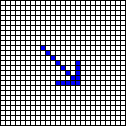
Frame 1 (no input)
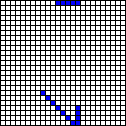
Frame 60 (the mouse pressed at the canvas centre just before this capture)
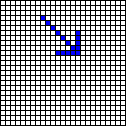
Frame 120 (the mouse held since frame 60 and released just before this capture)

The Processing sketch that drew these frames (run headless with seeded random() and noise(); from frame 60 on, the mouse is pressed at the canvas centre):

// Processing sketch: int2
// ── int2.pde
 int[][] s=new int[25][25];
 int[][] s2=new int[25][25];
 int[] x = {8,9,10,11,12,13,14,15,15,15,15,15,14,13,12,11};
 int[] y = {8,9,10,11,12,13,14,15,14,13,12,11,15,15,15,15};
 int edge,n;
   
 void setup(){
  size(126,126);
  frameRate(20);
  edge=5;
  n=16;
  for(int i=0; i<25; ++i){
    for(int j=0;j<25;++j){
      s[i][j] = 0;
   }}
  for(int i=0; i<n; ++i){ 
    s[x[i]][y[i]] = 1;
   }
  }
    
 void draw(){
   for(int i=0; i<25; ++i){
     s2[i][0] = s[i][24];
     for(int j=1;j<25;++j){
       s2[i][j] = s[i][j-1];
    }}
   for(int i=0; i<25; ++i){
     for(int j=0;j<25;++j){
       s[i][j] = s2[i][j];
    }}
   
   stroke(0);
   fill(255);
   for(int i=0; i<25; ++i){
     for(int j=0;j<25;++j){
       if(s[i][j] == 0){
         fill(255);}
       else{
         fill(0,0,255);}
       rect(i*edge,j*edge,edge,edge);
    }}
 }
